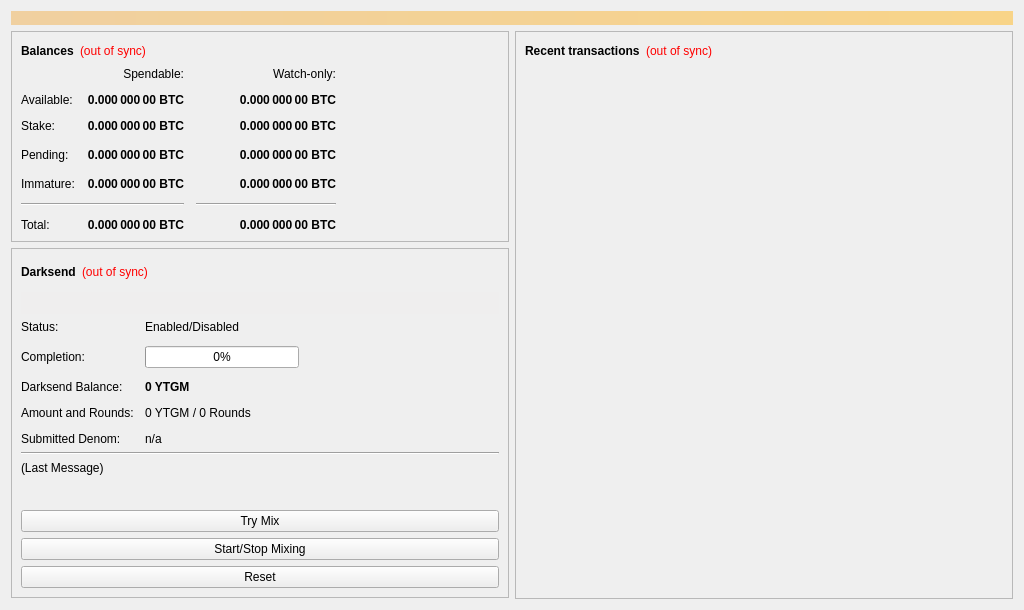
<?xml version="1.0" encoding="UTF-8"?>
<ui version="4.0">
 <class>OverviewPage</class>
 <widget class="QWidget" name="OverviewPage">
  <property name="geometry">
   <rect>
    <x>0</x>
    <y>0</y>
    <width>1024</width>
    <height>610</height>
   </rect>
  </property>
  <property name="minimumSize">
   <size>
    <width>850</width>
    <height>0</height>
   </size>
  </property>
  <property name="windowTitle">
   <string>Form</string>
  </property>
  <layout class="QVBoxLayout" name="topLayout">
   <item>
    <widget class="QLabel" name="labelAlerts">
     <property name="visible">
      <bool>false</bool>
     </property>
     <property name="styleSheet">
      <string notr="true">background-color: qlineargradient(x1: 0, y1: 0, x2: 1, y2: 0, stop:0 #F0D0A0, stop:1 #F8D488); color:#000000;</string>
     </property>
     <property name="wordWrap">
      <bool>true</bool>
     </property>
     <property name="margin">
      <number>3</number>
     </property>
    </widget>
   </item>
   <item>
    <layout class="QHBoxLayout" name="horizontalLayout" stretch="1,1">
     <item>
      <layout class="QVBoxLayout" name="verticalLayout_2">
       <item>
        <widget class="QFrame" name="frame">
         <property name="frameShape">
          <enum>QFrame::StyledPanel</enum>
         </property>
         <property name="frameShadow">
          <enum>QFrame::Raised</enum>
         </property>
         <layout class="QVBoxLayout" name="verticalLayout_4">
          <item>
           <layout class="QHBoxLayout" name="horizontalLayout_4">
            <item>
             <widget class="QLabel" name="label_5">
              <property name="font">
               <font>
                <weight>75</weight>
                <bold>true</bold>
               </font>
              </property>
              <property name="text">
               <string>Balances</string>
              </property>
             </widget>
            </item>
            <item>
             <widget class="QLabel" name="labelWalletStatus">
              <property name="cursor">
               <cursorShape>WhatsThisCursor</cursorShape>
              </property>
              <property name="toolTip">
               <string>The displayed information may be out of date. Your wallet automatically synchronizes with the YTGM network after a connection is established, but this process has not completed yet.</string>
              </property>
              <property name="styleSheet">
               <string notr="true">QLabel { color: red; }</string>
              </property>
              <property name="text">
               <string notr="true">(out of sync)</string>
              </property>
              <property name="alignment">
               <set>Qt::AlignLeading|Qt::AlignLeft|Qt::AlignVCenter</set>
              </property>
             </widget>
            </item>
            <item>
             <spacer name="horizontalSpacer_3">
              <property name="orientation">
               <enum>Qt::Horizontal</enum>
              </property>
              <property name="sizeHint" stdset="0">
               <size>
                <width>40</width>
                <height>20</height>
               </size>
              </property>
             </spacer>
            </item>
           </layout>
          </item>
          <item>
           <layout class="QGridLayout" name="gridLayout">
            <property name="spacing">
             <number>12</number>
            </property>
            <item row="3" column="2">
             <widget class="QLabel" name="labelWatchPending">
              <property name="font">
               <font>
                <weight>75</weight>
                <bold>true</bold>
               </font>
              </property>
              <property name="cursor">
               <cursorShape>IBeamCursor</cursorShape>
              </property>
              <property name="toolTip">
               <string>Unconfirmed transactions to watch-only addresses</string>
              </property>
              <property name="text">
               <string notr="true">0.000 000 00 BTC</string>
              </property>
              <property name="alignment">
               <set>Qt::AlignRight|Qt::AlignTrailing|Qt::AlignVCenter</set>
              </property>
              <property name="textInteractionFlags">
               <set>Qt::LinksAccessibleByMouse|Qt::TextSelectableByKeyboard|Qt::TextSelectableByMouse</set>
              </property>
             </widget>
            </item>
            <item row="3" column="1">
             <widget class="QLabel" name="labelUnconfirmed">
              <property name="font">
               <font>
                <weight>75</weight>
                <bold>true</bold>
               </font>
              </property>
              <property name="cursor">
               <cursorShape>IBeamCursor</cursorShape>
              </property>
              <property name="toolTip">
               <string>Total of transactions that have yet to be confirmed, and do not yet count toward the spendable balance</string>
              </property>
              <property name="text">
               <string notr="true">0.000 000 00 BTC</string>
              </property>
              <property name="alignment">
               <set>Qt::AlignRight|Qt::AlignTrailing|Qt::AlignVCenter</set>
              </property>
              <property name="textInteractionFlags">
               <set>Qt::LinksAccessibleByMouse|Qt::TextSelectableByKeyboard|Qt::TextSelectableByMouse</set>
              </property>
             </widget>
            </item>
            <item row="4" column="2">
             <widget class="QLabel" name="labelWatchImmature">
              <property name="font">
               <font>
                <weight>75</weight>
                <bold>true</bold>
               </font>
              </property>
              <property name="cursor">
               <cursorShape>IBeamCursor</cursorShape>
              </property>
              <property name="toolTip">
               <string>Mined balance in watch-only addresses that has not yet matured</string>
              </property>
              <property name="text">
               <string notr="true">0.000 000 00 BTC</string>
              </property>
              <property name="alignment">
               <set>Qt::AlignRight|Qt::AlignTrailing|Qt::AlignVCenter</set>
              </property>
              <property name="textInteractionFlags">
               <set>Qt::LinksAccessibleByMouse|Qt::TextSelectableByKeyboard|Qt::TextSelectableByMouse</set>
              </property>
             </widget>
            </item>
            <item row="5" column="0" colspan="2">
             <widget class="Line" name="lineSpendableBalance">
              <property name="orientation">
               <enum>Qt::Horizontal</enum>
              </property>
             </widget>
            </item>
            <item row="5" column="2">
             <widget class="Line" name="lineWatchBalance">
              <property name="sizePolicy">
               <sizepolicy hsizetype="Preferred" vsizetype="Fixed">
                <horstretch>0</horstretch>
                <verstretch>0</verstretch>
               </sizepolicy>
              </property>
              <property name="minimumSize">
               <size>
                <width>140</width>
                <height>0</height>
               </size>
              </property>
              <property name="orientation">
               <enum>Qt::Horizontal</enum>
              </property>
             </widget>
            </item>
            <item row="6" column="0">
             <widget class="QLabel" name="labelTotalText">
              <property name="text">
               <string>Total:</string>
              </property>
             </widget>
            </item>
            <item row="4" column="1">
             <widget class="QLabel" name="labelImmature">
              <property name="font">
               <font>
                <weight>75</weight>
                <bold>true</bold>
               </font>
              </property>
              <property name="cursor">
               <cursorShape>IBeamCursor</cursorShape>
              </property>
              <property name="toolTip">
               <string>Mined balance that has not yet matured</string>
              </property>
              <property name="text">
               <string notr="true">0.000 000 00 BTC</string>
              </property>
              <property name="alignment">
               <set>Qt::AlignRight|Qt::AlignTrailing|Qt::AlignVCenter</set>
              </property>
              <property name="textInteractionFlags">
               <set>Qt::LinksAccessibleByMouse|Qt::TextSelectableByKeyboard|Qt::TextSelectableByMouse</set>
              </property>
             </widget>
            </item>
            <item row="3" column="3">
             <spacer name="horizontalSpacer_2">
              <property name="orientation">
               <enum>Qt::Horizontal</enum>
              </property>
              <property name="sizeHint" stdset="0">
               <size>
                <width>40</width>
                <height>20</height>
               </size>
              </property>
             </spacer>
            </item>
            <item row="4" column="0">
             <widget class="QLabel" name="labelImmatureText">
              <property name="text">
               <string>Immature:</string>
              </property>
             </widget>
            </item>
            <item row="6" column="1">
             <widget class="QLabel" name="labelTotal">
              <property name="font">
               <font>
                <weight>75</weight>
                <bold>true</bold>
               </font>
              </property>
              <property name="cursor">
               <cursorShape>IBeamCursor</cursorShape>
              </property>
              <property name="toolTip">
               <string>Your current total balance</string>
              </property>
              <property name="text">
               <string notr="true">0.000 000 00 BTC</string>
              </property>
              <property name="alignment">
               <set>Qt::AlignRight|Qt::AlignTrailing|Qt::AlignVCenter</set>
              </property>
              <property name="textInteractionFlags">
               <set>Qt::LinksAccessibleByMouse|Qt::TextSelectableByKeyboard|Qt::TextSelectableByMouse</set>
              </property>
             </widget>
            </item>
            <item row="6" column="2">
             <widget class="QLabel" name="labelWatchTotal">
              <property name="font">
               <font>
                <weight>75</weight>
                <bold>true</bold>
               </font>
              </property>
              <property name="cursor">
               <cursorShape>IBeamCursor</cursorShape>
              </property>
              <property name="toolTip">
               <string>Current total balance in watch-only addresses</string>
              </property>
              <property name="text">
               <string notr="true">0.000 000 00 BTC</string>
              </property>
              <property name="alignment">
               <set>Qt::AlignRight|Qt::AlignTrailing|Qt::AlignVCenter</set>
              </property>
              <property name="textInteractionFlags">
               <set>Qt::LinksAccessibleByMouse|Qt::TextSelectableByKeyboard|Qt::TextSelectableByMouse</set>
              </property>
             </widget>
            </item>
            <item row="0" column="2">
             <widget class="QLabel" name="labelWatchonly">
              <property name="text">
               <string>Watch-only:</string>
              </property>
              <property name="alignment">
               <set>Qt::AlignRight|Qt::AlignTrailing|Qt::AlignVCenter</set>
              </property>
             </widget>
            </item>
            <item row="1" column="0">
             <widget class="QLabel" name="labelBalanceText">
              <property name="text">
               <string>Available:</string>
              </property>
             </widget>
            </item>
            <item row="1" column="1">
             <widget class="QLabel" name="labelBalance">
              <property name="font">
               <font>
                <weight>75</weight>
                <bold>true</bold>
               </font>
              </property>
              <property name="cursor">
               <cursorShape>IBeamCursor</cursorShape>
              </property>
              <property name="toolTip">
               <string>Your current spendable balance</string>
              </property>
              <property name="text">
               <string notr="true">0.000 000 00 BTC</string>
              </property>
              <property name="alignment">
               <set>Qt::AlignRight|Qt::AlignTrailing|Qt::AlignVCenter</set>
              </property>
              <property name="textInteractionFlags">
               <set>Qt::LinksAccessibleByMouse|Qt::TextSelectableByKeyboard|Qt::TextSelectableByMouse</set>
              </property>
             </widget>
            </item>
            <item row="2" column="0">
             <widget class="QLabel" name="label_10">
              <property name="text">
               <string>Stake:</string>
              </property>
             </widget>
            </item>
            <item row="2" column="1">
             <widget class="QLabel" name="labelStake">
              <property name="font">
               <font>
                <weight>75</weight>
                <bold>true</bold>
               </font>
              </property>
              <property name="cursor">
               <cursorShape>IBeamCursor</cursorShape>
              </property>
              <property name="toolTip">
               <string>Total of coins that was staked, and do not yet count toward the current balance</string>
              </property>
              <property name="text">
               <string notr="true">0.000 000 00 BTC</string>
              </property>
              <property name="alignment">
               <set>Qt::AlignRight|Qt::AlignTrailing|Qt::AlignVCenter</set>
              </property>
              <property name="textInteractionFlags">
               <set>Qt::LinksAccessibleByMouse|Qt::TextSelectableByKeyboard|Qt::TextSelectableByMouse</set>
              </property>
             </widget>
            </item>
            <item row="2" column="2">
             <widget class="QLabel" name="labelWatchStake">
              <property name="font">
               <font>
                <weight>75</weight>
                <bold>true</bold>
               </font>
              </property>
              <property name="cursor">
               <cursorShape>IBeamCursor</cursorShape>
              </property>
              <property name="toolTip">
               <string>Total of coins that was staked in watch-only addresses, and do not yet count toward the current watch-only balance</string>
              </property>
              <property name="text">
               <string notr="true">0.000 000 00 BTC</string>
              </property>
              <property name="alignment">
               <set>Qt::AlignRight|Qt::AlignTrailing|Qt::AlignVCenter</set>
              </property>
              <property name="textInteractionFlags">
               <set>Qt::LinksAccessibleByMouse|Qt::TextSelectableByKeyboard|Qt::TextSelectableByMouse</set>
              </property>
             </widget>
            </item>
            <item row="1" column="2">
             <widget class="QLabel" name="labelWatchAvailable">
              <property name="font">
               <font>
                <weight>75</weight>
                <bold>true</bold>
               </font>
              </property>
              <property name="cursor">
               <cursorShape>IBeamCursor</cursorShape>
              </property>
              <property name="toolTip">
               <string>Your current balance in watch-only addresses</string>
              </property>
              <property name="text">
               <string notr="true">0.000 000 00 BTC</string>
              </property>
              <property name="alignment">
               <set>Qt::AlignRight|Qt::AlignTrailing|Qt::AlignVCenter</set>
              </property>
              <property name="textInteractionFlags">
               <set>Qt::LinksAccessibleByMouse|Qt::TextSelectableByKeyboard|Qt::TextSelectableByMouse</set>
              </property>
             </widget>
            </item>
            <item row="3" column="0">
             <widget class="QLabel" name="labelPendingText">
              <property name="text">
               <string>Pending:</string>
              </property>
             </widget>
            </item>
            <item row="0" column="1">
             <widget class="QLabel" name="labelSpendable">
              <property name="text">
               <string>Spendable:</string>
              </property>
              <property name="alignment">
               <set>Qt::AlignRight|Qt::AlignTrailing|Qt::AlignVCenter</set>
              </property>
             </widget>
            </item>
           </layout>
          </item>
         </layout>
        </widget>
       </item>
       <item>
        <widget class="QFrame" name="frameDarksend">
         <property name="sizePolicy">
          <sizepolicy hsizetype="Expanding" vsizetype="Expanding">
           <horstretch>0</horstretch>
           <verstretch>0</verstretch>
          </sizepolicy>
         </property>
         <property name="minimumSize">
          <size>
           <width>0</width>
           <height>350</height>
          </size>
         </property>
         <property name="layoutDirection">
          <enum>Qt::LeftToRight</enum>
         </property>
         <property name="frameShape">
          <enum>QFrame::StyledPanel</enum>
         </property>
         <property name="frameShadow">
          <enum>QFrame::Raised</enum>
         </property>
         <layout class="QVBoxLayout" name="verticalLayout_5">
          <item>
           <layout class="QHBoxLayout" name="horizontalLayout_5">
            <item>
             <widget class="QLabel" name="label_2">
              <property name="font">
               <font>
                <weight>75</weight>
                <bold>true</bold>
               </font>
              </property>
              <property name="text">
               <string>Darksend</string>
              </property>
             </widget>
            </item>
            <item>
             <widget class="QLabel" name="labelDarksendSyncStatus">
              <property name="toolTip">
               <string>The displayed information may be out of date. Your wallet automatically synchronizes with the YTGM network after a connection is established, but this process has not completed yet.</string>
              </property>
              <property name="styleSheet">
               <string notr="true">QLabel { color: red; }</string>
              </property>
              <property name="text">
               <string notr="true">(out of sync)</string>
              </property>
              <property name="alignment">
               <set>Qt::AlignLeading|Qt::AlignLeft|Qt::AlignVCenter</set>
              </property>
             </widget>
            </item>
            <item>
             <spacer name="horizontalSpacer_4">
              <property name="orientation">
               <enum>Qt::Horizontal</enum>
              </property>
              <property name="sizeHint" stdset="0">
               <size>
                <width>40</width>
                <height>20</height>
               </size>
              </property>
             </spacer>
            </item>
           </layout>
          </item>
          <item>
           <widget class="QPushButton" name="runAutoDenom">
            <property name="palette">
             <palette>
              <active>
               <colorrole role="WindowText">
                <brush brushstyle="SolidPattern">
                 <color alpha="255">
                  <red>0</red>
                  <green>0</green>
                  <blue>0</blue>
                 </color>
                </brush>
               </colorrole>
               <colorrole role="Button">
                <brush brushstyle="SolidPattern">
                 <color alpha="255">
                  <red>239</red>
                  <green>238</green>
                  <blue>238</blue>
                 </color>
                </brush>
               </colorrole>
               <colorrole role="Light">
                <brush brushstyle="SolidPattern">
                 <color alpha="255">
                  <red>255</red>
                  <green>255</green>
                  <blue>255</blue>
                 </color>
                </brush>
               </colorrole>
               <colorrole role="Midlight">
                <brush brushstyle="SolidPattern">
                 <color alpha="255">
                  <red>247</red>
                  <green>246</green>
                  <blue>246</blue>
                 </color>
                </brush>
               </colorrole>
               <colorrole role="Dark">
                <brush brushstyle="SolidPattern">
                 <color alpha="255">
                  <red>119</red>
                  <green>119</green>
                  <blue>119</blue>
                 </color>
                </brush>
               </colorrole>
               <colorrole role="Mid">
                <brush brushstyle="SolidPattern">
                 <color alpha="255">
                  <red>159</red>
                  <green>159</green>
                  <blue>159</blue>
                 </color>
                </brush>
               </colorrole>
               <colorrole role="Text">
                <brush brushstyle="SolidPattern">
                 <color alpha="255">
                  <red>0</red>
                  <green>0</green>
                  <blue>0</blue>
                 </color>
                </brush>
               </colorrole>
               <colorrole role="BrightText">
                <brush brushstyle="SolidPattern">
                 <color alpha="255">
                  <red>255</red>
                  <green>255</green>
                  <blue>255</blue>
                 </color>
                </brush>
               </colorrole>
               <colorrole role="ButtonText">
                <brush brushstyle="SolidPattern">
                 <color alpha="255">
                  <red>0</red>
                  <green>0</green>
                  <blue>0</blue>
                 </color>
                </brush>
               </colorrole>
               <colorrole role="Base">
                <brush brushstyle="SolidPattern">
                 <color alpha="255">
                  <red>255</red>
                  <green>255</green>
                  <blue>255</blue>
                 </color>
                </brush>
               </colorrole>
               <colorrole role="Window">
                <brush brushstyle="SolidPattern">
                 <color alpha="255">
                  <red>239</red>
                  <green>238</green>
                  <blue>238</blue>
                 </color>
                </brush>
               </colorrole>
               <colorrole role="Shadow">
                <brush brushstyle="SolidPattern">
                 <color alpha="255">
                  <red>0</red>
                  <green>0</green>
                  <blue>0</blue>
                 </color>
                </brush>
               </colorrole>
               <colorrole role="AlternateBase">
                <brush brushstyle="SolidPattern">
                 <color alpha="255">
                  <red>247</red>
                  <green>246</green>
                  <blue>246</blue>
                 </color>
                </brush>
               </colorrole>
               <colorrole role="ToolTipBase">
                <brush brushstyle="SolidPattern">
                 <color alpha="255">
                  <red>255</red>
                  <green>255</green>
                  <blue>220</blue>
                 </color>
                </brush>
               </colorrole>
               <colorrole role="ToolTipText">
                <brush brushstyle="SolidPattern">
                 <color alpha="255">
                  <red>0</red>
                  <green>0</green>
                  <blue>0</blue>
                 </color>
                </brush>
               </colorrole>
              </active>
              <inactive>
               <colorrole role="WindowText">
                <brush brushstyle="SolidPattern">
                 <color alpha="255">
                  <red>0</red>
                  <green>0</green>
                  <blue>0</blue>
                 </color>
                </brush>
               </colorrole>
               <colorrole role="Button">
                <brush brushstyle="SolidPattern">
                 <color alpha="255">
                  <red>239</red>
                  <green>238</green>
                  <blue>238</blue>
                 </color>
                </brush>
               </colorrole>
               <colorrole role="Light">
                <brush brushstyle="SolidPattern">
                 <color alpha="255">
                  <red>255</red>
                  <green>255</green>
                  <blue>255</blue>
                 </color>
                </brush>
               </colorrole>
               <colorrole role="Midlight">
                <brush brushstyle="SolidPattern">
                 <color alpha="255">
                  <red>247</red>
                  <green>246</green>
                  <blue>246</blue>
                 </color>
                </brush>
               </colorrole>
               <colorrole role="Dark">
                <brush brushstyle="SolidPattern">
                 <color alpha="255">
                  <red>119</red>
                  <green>119</green>
                  <blue>119</blue>
                 </color>
                </brush>
               </colorrole>
               <colorrole role="Mid">
                <brush brushstyle="SolidPattern">
                 <color alpha="255">
                  <red>159</red>
                  <green>159</green>
                  <blue>159</blue>
                 </color>
                </brush>
               </colorrole>
               <colorrole role="Text">
                <brush brushstyle="SolidPattern">
                 <color alpha="255">
                  <red>0</red>
                  <green>0</green>
                  <blue>0</blue>
                 </color>
                </brush>
               </colorrole>
               <colorrole role="BrightText">
                <brush brushstyle="SolidPattern">
                 <color alpha="255">
                  <red>255</red>
                  <green>255</green>
                  <blue>255</blue>
                 </color>
                </brush>
               </colorrole>
               <colorrole role="ButtonText">
                <brush brushstyle="SolidPattern">
                 <color alpha="255">
                  <red>0</red>
                  <green>0</green>
                  <blue>0</blue>
                 </color>
                </brush>
               </colorrole>
               <colorrole role="Base">
                <brush brushstyle="SolidPattern">
                 <color alpha="255">
                  <red>255</red>
                  <green>255</green>
                  <blue>255</blue>
                 </color>
                </brush>
               </colorrole>
               <colorrole role="Window">
                <brush brushstyle="SolidPattern">
                 <color alpha="255">
                  <red>239</red>
                  <green>238</green>
                  <blue>238</blue>
                 </color>
                </brush>
               </colorrole>
               <colorrole role="Shadow">
                <brush brushstyle="SolidPattern">
                 <color alpha="255">
                  <red>0</red>
                  <green>0</green>
                  <blue>0</blue>
                 </color>
                </brush>
               </colorrole>
               <colorrole role="AlternateBase">
                <brush brushstyle="SolidPattern">
                 <color alpha="255">
                  <red>247</red>
                  <green>246</green>
                  <blue>246</blue>
                 </color>
                </brush>
               </colorrole>
               <colorrole role="ToolTipBase">
                <brush brushstyle="SolidPattern">
                 <color alpha="255">
                  <red>255</red>
                  <green>255</green>
                  <blue>220</blue>
                 </color>
                </brush>
               </colorrole>
               <colorrole role="ToolTipText">
                <brush brushstyle="SolidPattern">
                 <color alpha="255">
                  <red>0</red>
                  <green>0</green>
                  <blue>0</blue>
                 </color>
                </brush>
               </colorrole>
              </inactive>
              <disabled>
               <colorrole role="WindowText">
                <brush brushstyle="SolidPattern">
                 <color alpha="255">
                  <red>119</red>
                  <green>119</green>
                  <blue>119</blue>
                 </color>
                </brush>
               </colorrole>
               <colorrole role="Button">
                <brush brushstyle="SolidPattern">
                 <color alpha="255">
                  <red>239</red>
                  <green>238</green>
                  <blue>238</blue>
                 </color>
                </brush>
               </colorrole>
               <colorrole role="Light">
                <brush brushstyle="SolidPattern">
                 <color alpha="255">
                  <red>255</red>
                  <green>255</green>
                  <blue>255</blue>
                 </color>
                </brush>
               </colorrole>
               <colorrole role="Midlight">
                <brush brushstyle="SolidPattern">
                 <color alpha="255">
                  <red>247</red>
                  <green>246</green>
                  <blue>246</blue>
                 </color>
                </brush>
               </colorrole>
               <colorrole role="Dark">
                <brush brushstyle="SolidPattern">
                 <color alpha="255">
                  <red>119</red>
                  <green>119</green>
                  <blue>119</blue>
                 </color>
                </brush>
               </colorrole>
               <colorrole role="Mid">
                <brush brushstyle="SolidPattern">
                 <color alpha="255">
                  <red>159</red>
                  <green>159</green>
                  <blue>159</blue>
                 </color>
                </brush>
               </colorrole>
               <colorrole role="Text">
                <brush brushstyle="SolidPattern">
                 <color alpha="255">
                  <red>119</red>
                  <green>119</green>
                  <blue>119</blue>
                 </color>
                </brush>
               </colorrole>
               <colorrole role="BrightText">
                <brush brushstyle="SolidPattern">
                 <color alpha="255">
                  <red>255</red>
                  <green>255</green>
                  <blue>255</blue>
                 </color>
                </brush>
               </colorrole>
               <colorrole role="ButtonText">
                <brush brushstyle="SolidPattern">
                 <color alpha="255">
                  <red>119</red>
                  <green>119</green>
                  <blue>119</blue>
                 </color>
                </brush>
               </colorrole>
               <colorrole role="Base">
                <brush brushstyle="SolidPattern">
                 <color alpha="255">
                  <red>239</red>
                  <green>238</green>
                  <blue>238</blue>
                 </color>
                </brush>
               </colorrole>
               <colorrole role="Window">
                <brush brushstyle="SolidPattern">
                 <color alpha="255">
                  <red>239</red>
                  <green>238</green>
                  <blue>238</blue>
                 </color>
                </brush>
               </colorrole>
               <colorrole role="Shadow">
                <brush brushstyle="SolidPattern">
                 <color alpha="255">
                  <red>0</red>
                  <green>0</green>
                  <blue>0</blue>
                 </color>
                </brush>
               </colorrole>
               <colorrole role="AlternateBase">
                <brush brushstyle="SolidPattern">
                 <color alpha="255">
                  <red>239</red>
                  <green>238</green>
                  <blue>238</blue>
                 </color>
                </brush>
               </colorrole>
               <colorrole role="ToolTipBase">
                <brush brushstyle="SolidPattern">
                 <color alpha="255">
                  <red>255</red>
                  <green>255</green>
                  <blue>220</blue>
                 </color>
                </brush>
               </colorrole>
               <colorrole role="ToolTipText">
                <brush brushstyle="SolidPattern">
                 <color alpha="255">
                  <red>0</red>
                  <green>0</green>
                  <blue>0</blue>
                 </color>
                </brush>
               </colorrole>
              </disabled>
             </palette>
            </property>
            <property name="focusPolicy">
             <enum>Qt::NoFocus</enum>
            </property>
            <property name="autoFillBackground">
             <bool>true</bool>
            </property>
            <property name="text">
             <string/>
            </property>
            <property name="flat">
             <bool>true</bool>
            </property>
           </widget>
          </item>
          <item>
           <layout class="QFormLayout" name="formLayout">
            <property name="fieldGrowthPolicy">
             <enum>QFormLayout::AllNonFixedFieldsGrow</enum>
            </property>
            <property name="horizontalSpacing">
             <number>11</number>
            </property>
            <property name="verticalSpacing">
             <number>12</number>
            </property>
            <item row="0" column="0">
             <widget class="QLabel" name="label_6">
              <property name="text">
               <string>Status:</string>
              </property>
             </widget>
            </item>
            <item row="1" column="0">
             <widget class="QLabel" name="label_7">
              <property name="text">
               <string>Completion:</string>
              </property>
             </widget>
            </item>
            <item row="1" column="1">
             <widget class="QProgressBar" name="darksendProgress">
              <property name="maximumSize">
               <size>
                <width>154</width>
                <height>16777215</height>
               </size>
              </property>
              <property name="value">
               <number>0</number>
              </property>
             </widget>
            </item>
            <item row="3" column="0">
             <widget class="QLabel" name="labelAnonymizedText">
              <property name="text">
               <string>Darksend Balance:</string>
              </property>
             </widget>
            </item>
            <item row="3" column="1">
             <widget class="QLabel" name="labelAnonymized">
              <property name="font">
               <font>
                <weight>75</weight>
                <bold>true</bold>
               </font>
              </property>
              <property name="text">
               <string notr="true">0 YTGM</string>
              </property>
             </widget>
            </item>
            <item row="4" column="0">
             <widget class="QLabel" name="label_8">
              <property name="text">
               <string>Amount and Rounds:</string>
              </property>
             </widget>
            </item>
            <item row="4" column="1">
             <widget class="QLabel" name="labelAmountRounds">
              <property name="text">
               <string>0 YTGM / 0 Rounds</string>
              </property>
             </widget>
            </item>
            <item row="5" column="0">
             <widget class="QLabel" name="label_9">
              <property name="text">
               <string>Submitted Denom:</string>
              </property>
             </widget>
            </item>
            <item row="5" column="1">
             <widget class="QLabel" name="labelSubmittedDenom">
              <property name="toolTip">
               <string>The denominations you submitted to the Masternode.&lt;br&gt;To mix, other users must submit the exact same denominations.</string>
              </property>
              <property name="text">
               <string>n/a</string>
              </property>
             </widget>
            </item>
            <item row="0" column="1">
             <widget class="QLabel" name="darksendEnabled">
              <property name="text">
               <string>Enabled/Disabled</string>
              </property>
             </widget>
            </item>
           </layout>
          </item>
          <item>
           <widget class="Line" name="lineLastMessage">
            <property name="orientation">
             <enum>Qt::Horizontal</enum>
            </property>
           </widget>
          </item>
          <item>
           <widget class="QLabel" name="darksendStatus">
            <property name="minimumSize">
             <size>
              <width>288</width>
              <height>43</height>
             </size>
            </property>
            <property name="text">
             <string>(Last Message)</string>
            </property>
            <property name="alignment">
             <set>Qt::AlignLeading|Qt::AlignLeft|Qt::AlignTop</set>
            </property>
            <property name="wordWrap">
             <bool>true</bool>
            </property>
           </widget>
          </item>
          <item>
           <widget class="QPushButton" name="darksendAuto">
            <property name="sizePolicy">
             <sizepolicy hsizetype="MinimumExpanding" vsizetype="Fixed">
              <horstretch>0</horstretch>
              <verstretch>0</verstretch>
             </sizepolicy>
            </property>
            <property name="toolTip">
             <string>Try to manually submit a Darksend request.</string>
            </property>
            <property name="text">
             <string>Try Mix</string>
            </property>
           </widget>
          </item>
          <item>
           <widget class="QPushButton" name="toggleDarksend">
            <property name="sizePolicy">
             <sizepolicy hsizetype="MinimumExpanding" vsizetype="Fixed">
              <horstretch>0</horstretch>
              <verstretch>0</verstretch>
             </sizepolicy>
            </property>
            <property name="text">
             <string>Start/Stop Mixing</string>
            </property>
           </widget>
          </item>
          <item>
           <widget class="QPushButton" name="darksendReset">
            <property name="sizePolicy">
             <sizepolicy hsizetype="MinimumExpanding" vsizetype="Fixed">
              <horstretch>0</horstretch>
              <verstretch>0</verstretch>
             </sizepolicy>
            </property>
            <property name="toolTip">
             <string>Reset the current status of Darksend (can interrupt Darksend if it's in the process of Mixing, which can cost you money!)</string>
            </property>
            <property name="autoFillBackground">
             <bool>false</bool>
            </property>
            <property name="text">
             <string>Reset</string>
            </property>
           </widget>
          </item>
         </layout>
        </widget>
       </item>
       <item>
        <spacer name="verticalSpacer">
         <property name="orientation">
          <enum>Qt::Vertical</enum>
         </property>
         <property name="sizeType">
          <enum>QSizePolicy::Expanding</enum>
         </property>
         <property name="sizeHint" stdset="0">
          <size>
           <width>0</width>
           <height>0</height>
          </size>
         </property>
        </spacer>
       </item>
      </layout>
     </item>
     <item>
      <layout class="QVBoxLayout" name="verticalLayout_3">
       <item>
        <widget class="QFrame" name="frame_2">
         <property name="frameShape">
          <enum>QFrame::StyledPanel</enum>
         </property>
         <property name="frameShadow">
          <enum>QFrame::Raised</enum>
         </property>
         <layout class="QVBoxLayout" name="verticalLayout">
          <item>
           <layout class="QHBoxLayout" name="horizontalLayout_2">
            <item>
             <widget class="QLabel" name="label_4">
              <property name="font">
               <font>
                <weight>75</weight>
                <bold>true</bold>
               </font>
              </property>
              <property name="text">
               <string>Recent transactions</string>
              </property>
             </widget>
            </item>
            <item>
             <widget class="QLabel" name="labelTransactionsStatus">
              <property name="cursor">
               <cursorShape>WhatsThisCursor</cursorShape>
              </property>
              <property name="toolTip">
               <string>The displayed information may be out of date. Your wallet automatically synchronizes with the YTGM network after a connection is established, but this process has not completed yet.</string>
              </property>
              <property name="styleSheet">
               <string notr="true">QLabel { color: red; }</string>
              </property>
              <property name="text">
               <string notr="true">(out of sync)</string>
              </property>
              <property name="alignment">
               <set>Qt::AlignRight|Qt::AlignTrailing|Qt::AlignVCenter</set>
              </property>
             </widget>
            </item>
            <item>
             <spacer name="horizontalSpacer">
              <property name="orientation">
               <enum>Qt::Horizontal</enum>
              </property>
              <property name="sizeHint" stdset="0">
               <size>
                <width>40</width>
                <height>20</height>
               </size>
              </property>
             </spacer>
            </item>
           </layout>
          </item>
          <item>
           <widget class="QListView" name="listTransactions">
            <property name="styleSheet">
             <string notr="true">QListView { background: transparent; }</string>
            </property>
            <property name="frameShape">
             <enum>QFrame::NoFrame</enum>
            </property>
            <property name="verticalScrollBarPolicy">
             <enum>Qt::ScrollBarAlwaysOff</enum>
            </property>
            <property name="horizontalScrollBarPolicy">
             <enum>Qt::ScrollBarAlwaysOff</enum>
            </property>
            <property name="selectionMode">
             <enum>QAbstractItemView::NoSelection</enum>
            </property>
           </widget>
          </item>
         </layout>
        </widget>
       </item>
      </layout>
     </item>
    </layout>
   </item>
  </layout>
 </widget>
 <resources/>
 <connections/>
</ui>
